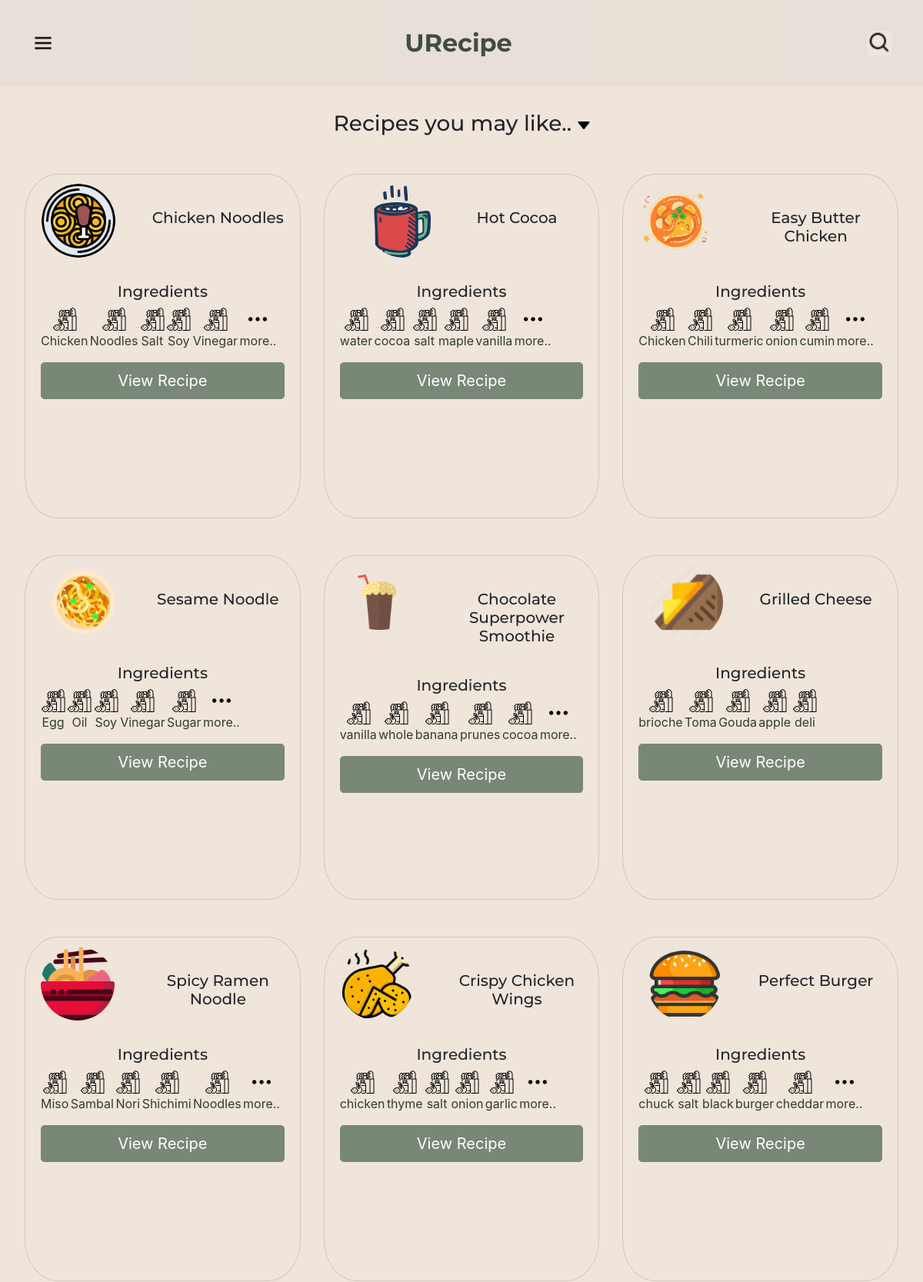
/home/ (upper part), run on the app's committed database.
### polls/models.py (models this page shows, shortened)
class Recipe(models.Model):
    title = models.TextField(max_length = 35, blank = False, unique = True)
    description = models.TextField(blank = False)
    image = models.ImageField(upload_to='images',default = 'images/007.jpg')
    user = models.ForeignKey(User, on_delete=models.CASCADE, related_name='recipes', blank = False)

class Ingredients(models.Model):
    name = models.TextField(max_length = 20, blank = False, unique = True)
    image = models.ImageField(upload_to='images',default = 'images/ing_def.webp')
    ing_recipe = models.ManyToManyField(Recipe, related_name='ingredient', blank = False)

### polls/views.py (the view)
# urls.py: path("home/", views.home),
def home(request):
    context = {}
    if request.method == "POST":
        try:
            nme = request.POST.get('search')
            cont = Ingredients.objects.filter(name__iexact=nme)
            context['recipes'] = []
            for val in cont:
                context['recipes'].extend(val.ing_recipe.all())
            context['heading_card'] = "Recipes with ingredient " + nme
        except:
            context['error'] = "Ingredient not found"
            redirect('/home/')
    else:
        context['recipes'] = Recipe.objects.all()
        context['heading_card'] = "Recipes you may like.."
    return render(request, 'polls/index.html', context)

### polls/templates/polls/index.html
{% extends 'polls/base.html' %}
{% block content %}
    {% include 'polls/card.html' %}
{% endblock content %}

### polls/templates/polls/card.html
<section class="white-section">
  {% load static %}
  <h2 class="section-heading">{{ heading_card }} <img src="{% static 'polls/images/below.webp' %}"
      style="width: 1rem; height: 1rem" alt="" /></h2>
  <div class="row">
    {% for recipe in recipes %}
    <div class="recipe-column col-lg-4 col-md-6">
      <div class="card">
        <div class="card-header">
          <img src="{{ recipe.image.url }}" alt="" />
          <h3>{{ recipe.title }}</h3>
        </div>
        <div class="card-body">
          <h2 class="price-text">Ingredients</h2>
          <ul class="ingredients">
            <section class="list-ing">
              <div class="list-items list-1">
                {% for val in recipe.ingredient.all %}
                {% if forloop.counter <= 3 %} <li>
                  <img src="{{ val.image.url }}" style="width: 2rem; height: 2rem"
                    alt="" />
                  <p>{{ val.name }}</p>
                  </li>
                  {% endif %}
                  {% endfor %}
              </div>
              <div class="list-items">
                {% for val in recipe.ingredient.all %} {% if forloop.counter > 3 and forloop.counter <= 6 %} <li>
                  {% if forloop.counter == 6 %}
                  <img src="{% static 'polls/images/more.png' %}" style="width: 2rem; height: 2rem" alt="" />
                  <p>more..</p>
                  {% else %}
                  <img src="{{ val.image.url }}" style="width: 2rem; height: 2rem"
                    alt="" />
                  <p>{{ val.name }}</p>
                  {% endif %}
                  </li>
                  {% endif %} {% endfor %}
              </div>
            </section>
          </ul>
          <a class="btn btn-lg btn-block btn-dark" href="{% url 'description' recipe.title %}">
            View Recipe
          </a>
        </div>
      </div>
    </div>
    {% endfor %}
  </div>
</section>

### polls/static/polls/styles.css (style rules this page uses)
html, body { height: 100%; background-color: #f0e5db; }
h1, h2, h3, h4, h5, h6 { font-family: 'Montserrat', sans-serif; }
p { color: #2f3d2d; }
ul { padding-left: 0rem; }
li { transition: all 0.3s ease 0s; }
.recipe-column { border-radius: 20%; }
.white-section h2 { font-size: 1.25rem; }
.white-section h3 { font-size: 1.5rem; }
.white-section .section-heading { width: 100%; text-align: center; font-size: 1.75rem; margin-bottom: 3rem; }
.white-section { margin: 2rem; }
.card-body h2 { text-align: center; }
.card-header { margin: auto; display: flex; background-color: rgba(0, 0, 0, 0); border: none; }
.card-header h3 { margin-top: 2rem; padding-left: 3rem; text-align: center; }
.card-header img { height: 6rem; width: 6rem; border-radius: 100%; }
.card { height: 28rem; background-color: #f0e5db; border-radius: 12%; }
.card li { list-style: none; display: inline; float: left; }
.recipe-column { margin-bottom: 3rem; }
.ingredients { display: flex; text-align: center; padding: 1rem; margin: auto; cursor: pointer; }
.list-ing { width: 100%; }
section .list-ing .list-items { text-align: center; }
.card-body .list-ing li { text-align: center; margin-right: 2rem; padding: 0rem 0.5rem; border-radius: 20%; }
@media (max-width: 1680px) { .card-body .list-ing li { text-align: center; margin-right: 1rem; padding: 0rem 0rem; border-radius: 20%; } }
@media (max-width: 1520px) { .card-header h3 { font-size: 1.25rem; } }
@media (max-width: 1370px) { .card-body .list-ing li { text-align: center; margin-right: 0.15rem; padding: 0rem 0rem; border-radius: 20%; } }
@media (max-width: 1370px) { .card-header h3 { font-size: 1.25rem; } }
@media (max-width: 1370px) { .ingredients { padding: 0rem; } }
@media (max-width: 1370px) { .card-header img { height: 6rem; width: 6rem; } }
.btn-dark { color: #fff; background-color: #798777; border-color: #798777; }

### data on the page
Recipe: image (picture), title "Chicken Noodles"
Ingredients: image (picture), name "Chicken"
Ingredients: image (picture), name "Noodles"
Ingredients: image (picture), name "Salt"
Ingredients: image (picture), name "Soy"
Ingredients: image (picture), name "Vinegar"
Recipe: image (picture), title "Hot Cocoa"
Ingredients: image (picture), name "water"
Ingredients: image (picture), name "cocoa"
Ingredients: image (picture), name "salt"
Ingredients: image (picture), name "maple"
Ingredients: image (picture), name "vanilla"
Recipe: image (picture), title "Easy Butter Chicken"
Ingredients: image (picture), name "Chili"
Ingredients: image (picture), name "turmeric"
Ingredients: image (picture), name "onion"
Ingredients: image (picture), name "cumin"
Recipe: image (picture), title "Sesame Noodle"
Ingredients: image (picture), name "Egg"
Ingredients: image (picture), name "Oil"
Ingredients: image (picture), name "Sugar"
Recipe: image (picture), title "Chocolate Superpower Smoothie"
Ingredients: image (picture), name "whole"
Ingredients: image (picture), name "banana"
Ingredients: image (picture), name "prunes"
Recipe: image (picture), title "Grilled Cheese"
Ingredients: image (picture), name "brioche"
Ingredients: image (picture), name "Toma"
Ingredients: image (picture), name "Gouda"
Ingredients: image (picture), name "apple"
Ingredients: image (picture), name "deli"
Recipe: image (picture), title "Spicy Ramen Noodle"
Ingredients: image (picture), name "Miso"
Ingredients: image (picture), name "Sambal"
Ingredients: image (picture), name "Nori"
Ingredients: image (picture), name "Shichimi"
Recipe: image (picture), title "Crispy Chicken Wings"
Ingredients: image (picture), name "chicken"
Ingredients: image (picture), name "thyme"
Ingredients: image (picture), name "garlic"
Recipe: image (picture), title "Perfect Burger"
Ingredients: image (picture), name "chuck"
Ingredients: image (picture), name "black"
Ingredients: image (picture), name "burger"
Ingredients: image (picture), name "cheddar"

### other printed values
{{ heading_card }} "Recipes you may like.."
